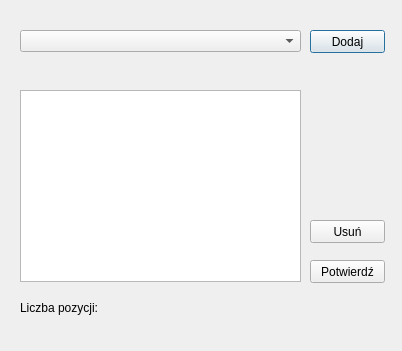
<?xml version="1.0" encoding="UTF-8"?>
<ui version="4.0">
 <class>Zamowienia</class>
 <widget class="QDialog" name="Zamowienia">
  <property name="geometry">
   <rect>
    <x>0</x>
    <y>0</y>
    <width>402</width>
    <height>351</height>
   </rect>
  </property>
  <property name="windowTitle">
   <string>Zamówienia</string>
  </property>
  <widget class="QComboBox" name="cbPozycje">
   <property name="geometry">
    <rect>
     <x>20</x>
     <y>30</y>
     <width>281</width>
     <height>22</height>
    </rect>
   </property>
  </widget>
  <widget class="QPushButton" name="pbDodaj">
   <property name="geometry">
    <rect>
     <x>310</x>
     <y>30</y>
     <width>75</width>
     <height>23</height>
    </rect>
   </property>
   <property name="text">
    <string>Dodaj</string>
   </property>
  </widget>
  <widget class="QListWidget" name="lista">
   <property name="geometry">
    <rect>
     <x>20</x>
     <y>90</y>
     <width>281</width>
     <height>192</height>
    </rect>
   </property>
  </widget>
  <widget class="QPushButton" name="pbUsun">
   <property name="geometry">
    <rect>
     <x>310</x>
     <y>220</y>
     <width>75</width>
     <height>23</height>
    </rect>
   </property>
   <property name="text">
    <string>Usuń</string>
   </property>
  </widget>
  <widget class="QPushButton" name="pbPotwierdz">
   <property name="geometry">
    <rect>
     <x>310</x>
     <y>260</y>
     <width>75</width>
     <height>23</height>
    </rect>
   </property>
   <property name="text">
    <string>Potwierdź</string>
   </property>
  </widget>
  <widget class="QLabel" name="lLiczba">
   <property name="geometry">
    <rect>
     <x>20</x>
     <y>300</y>
     <width>81</width>
     <height>16</height>
    </rect>
   </property>
   <property name="text">
    <string>Liczba pozycji:</string>
   </property>
  </widget>
  <widget class="QLabel" name="suma">
   <property name="geometry">
    <rect>
     <x>100</x>
     <y>300</y>
     <width>81</width>
     <height>16</height>
    </rect>
   </property>
   <property name="text">
    <string/>
   </property>
  </widget>
 </widget>
 <resources/>
 <connections/>
</ui>
